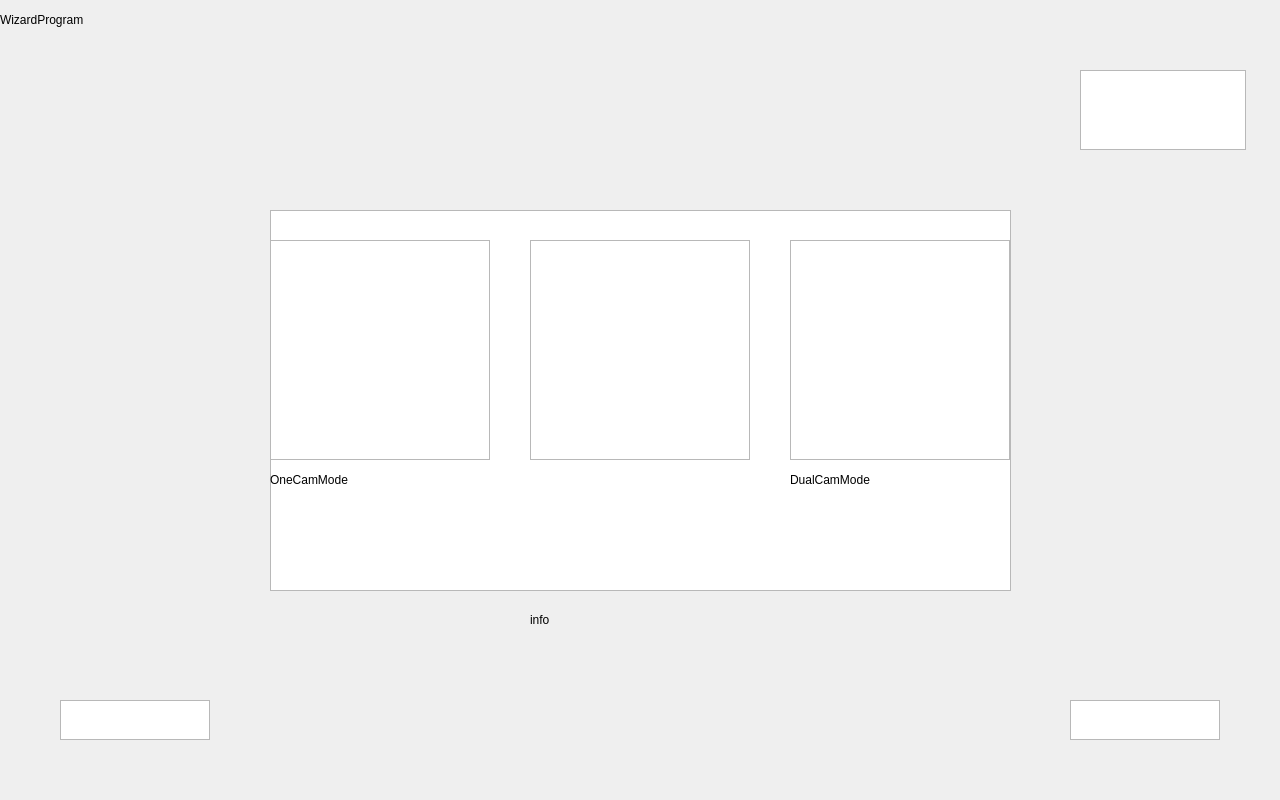
<?xml version="1.0" encoding="UTF-8"?>
<ui version="4.0">
 <class>WizardWindow</class>
 <widget class="QDialog" name="WizardWindow">
  <property name="geometry">
   <rect>
    <x>0</x>
    <y>0</y>
    <width>1280</width>
    <height>800</height>
   </rect>
  </property>
  <property name="windowTitle">
   <string>Dialog</string>
  </property>
  <widget class="QGraphicsView" name="gv_onecam">
   <property name="geometry">
    <rect>
     <x>270</x>
     <y>240</y>
     <width>220</width>
     <height>220</height>
    </rect>
   </property>
  </widget>
  <widget class="QGraphicsView" name="gv_dualcam">
   <property name="geometry">
    <rect>
     <x>790</x>
     <y>240</y>
     <width>220</width>
     <height>220</height>
    </rect>
   </property>
  </widget>
  <widget class="QGraphicsView" name="gv_shutdown">
   <property name="geometry">
    <rect>
     <x>1080</x>
     <y>70</y>
     <width>166</width>
     <height>80</height>
    </rect>
   </property>
  </widget>
  <widget class="QLabel" name="tl_onecam">
   <property name="geometry">
    <rect>
     <x>270</x>
     <y>460</y>
     <width>220</width>
     <height>40</height>
    </rect>
   </property>
   <property name="text">
    <string>OneCamMode</string>
   </property>
  </widget>
  <widget class="QLabel" name="tl_dualcam">
   <property name="geometry">
    <rect>
     <x>790</x>
     <y>460</y>
     <width>220</width>
     <height>40</height>
    </rect>
   </property>
   <property name="text">
    <string>DualCamMode</string>
   </property>
  </widget>
  <widget class="QLabel" name="tl_info">
   <property name="geometry">
    <rect>
     <x>530</x>
     <y>600</y>
     <width>220</width>
     <height>40</height>
    </rect>
   </property>
   <property name="text">
    <string>info</string>
   </property>
  </widget>
  <widget class="QLabel" name="tl_title">
   <property name="geometry">
    <rect>
     <x>0</x>
     <y>0</y>
     <width>1280</width>
     <height>40</height>
    </rect>
   </property>
   <property name="text">
    <string>WizardProgram</string>
   </property>
  </widget>
  <widget class="QGraphicsView" name="go_right">
   <property name="geometry">
    <rect>
     <x>1070</x>
     <y>700</y>
     <width>150</width>
     <height>40</height>
    </rect>
   </property>
   <property name="text" stdset="0">
    <string>right</string>
   </property>
  </widget>
  <widget class="QGraphicsView" name="go_left">
   <property name="geometry">
    <rect>
     <x>60</x>
     <y>700</y>
     <width>150</width>
     <height>40</height>
    </rect>
   </property>
   <property name="text" stdset="0">
    <string>left</string>
   </property>
  </widget>
  <widget class="QListView" name="list_view">
   <property name="enabled">
    <bool>true</bool>
   </property>
   <property name="geometry">
    <rect>
     <x>270</x>
     <y>210</y>
     <width>741</width>
     <height>381</height>
    </rect>
   </property>
  </widget>
  <widget class="QGraphicsView" name="gv_disk">
   <property name="geometry">
    <rect>
     <x>530</x>
     <y>240</y>
     <width>220</width>
     <height>220</height>
    </rect>
   </property>
  </widget>
  <zorder>list_view</zorder>
  <zorder>gv_dualcam</zorder>
  <zorder>gv_onecam</zorder>
  <zorder>go_right</zorder>
  <zorder>go_left</zorder>
  <zorder>gv_shutdown</zorder>
  <zorder>tl_onecam</zorder>
  <zorder>tl_dualcam</zorder>
  <zorder>tl_info</zorder>
  <zorder>tl_title</zorder>
  <zorder>gv_disk</zorder>
 </widget>
 <resources/>
 <connections/>
</ui>
